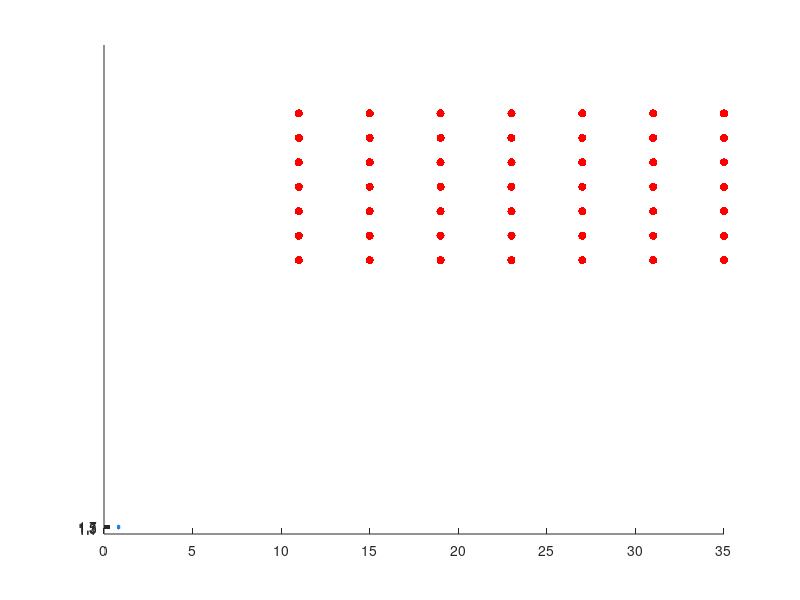

MATLAB code to generate this figure: (Note: this script raises an error after producing the figure.)

function figure_grids_Jan06

vary_fu_g=.8:.001:.85;%to match the grid from figure_genotype_clouds_all_Jan02
vary_FT_g=0:.02:3;%to match the grid from figure_genotype_clouds_all_Jan02

c=[.7 .7 0];
blue_lines=[0 .5172 .5862];
blue_lines=[.1 .5 1];
red_lines=[1 0 0];
%[centerEE,centerFA,radius]=draw_genotype_radius_1215(0.826,1.4157,0,3,'b');
vary_fu=[.814,.815,.817,.818,.819,.820,.822,.825,.826,.830,.834,.835,.838,.842,.845];
GenotypeGrid_fu=[.810,.811,.814,.817,.82,.822,.826,.83,.834];%,.838,.842,.845];
GenotypeGrid_fu=.810:.004:.834;
GenotypeGrid_FT=[1.1:.1:1.7];
size(GenotypeGrid_fu,2)*size(GenotypeGrid_FT,2)
f=11;
figure(f)
for i=1:size(GenotypeGrid_fu,2)
    for j=1:size(GenotypeGrid_FT,2) 
            i2=min(find(abs(vary_fu_g-GenotypeGrid_fu(i))==min(abs(vary_fu_g-GenotypeGrid_fu(i)))));
            j2=min(find(abs(vary_FT_g-GenotypeGrid_FT(j))==min(abs(vary_FT_g-GenotypeGrid_FT(j)))));
        scatter(i2,j2,'filled','MarkerFaceColor','r')
        hold on
    end
end
figure(f)
for i=1:(size(GenotypeGrid_fu,2)-1)
    for j=1:size(GenotypeGrid_FT,2) 
        line([GenotypeGrid_fu(i),GenotypeGrid_fu(i+1)],[GenotypeGrid_FT(j),GenotypeGrid_FT(j)],'Color',red_lines,'LineWidth',2)
        hold on
    end
end
for i=1:size(GenotypeGrid_fu,2)
    for j=1:(size(GenotypeGrid_FT,2)-1) 
        line([GenotypeGrid_fu(i),GenotypeGrid_fu(i)],[GenotypeGrid_FT(j),GenotypeGrid_FT(j+1)],'Color',blue_lines,'LineWidth',2)
        hold on
    end
end
set(gca,'YTick',[1.1:.2:1.7])

draw_LALIspace_Dec18(f,'k');
xlim([.806,.838])
ylim([1.01,1.79])
box on
set(gca,'FontSize',22)
xlabel('Activation Rate fu')
ylabel('Threshold Relative to Mean')
axis square




% figure(102)
% f=102;
PhenotypeMatrix=zeros(size(GenotypeGrid_fu,2),size(GenotypeGrid_FT,2));
PhenotypeMatrix(:,:,1) =[0.5590    0.5449    0.5362    0.5221    0.5108    0.5019    0.4880
    0.6795    0.6637    0.6521    0.6345    0.6234    0.6112    0.6007
    0.7740    0.7570    0.7421    0.7236    0.7123    0.6970    0.6830
    0.8607    0.8426    0.8264    0.8095    0.7968    0.7769    0.7580
    0.9144    0.9039    0.8902    0.8652    0.8471    0.8232    0.8034
    0.9429    0.9380    0.9258    0.9064    0.8862    0.8652    0.8389
    0.9319    0.9436    0.9340    0.9141    0.8937    0.8705    0.8406];
PhenotypeMatrix(:,:,2) =[0.7349    0.5974    0.4696    0.3492    0.2355    0.1273    0.0247
    0.8427    0.6919    0.5499    0.4140    0.2861    0.1660    0.0518
    0.9613    0.7904    0.6279    0.4756    0.3319    0.1950    0.0652
    1.0837    0.8884    0.7025    0.5272    0.3612    0.2040    0.0544
    1.2059    0.9765    0.7582    0.5507    0.3557    0.1713   -0.0020
    1.3374    1.0625    0.7993    0.5481    0.3119    0.0912   -0.1130
    1.4351    1.0955    0.7707    0.4632    0.1776   -0.0845   -0.3225];

% Make PhenotypeMatrix
% count=0;
% PhenotypeMatrix=zeros(size(GenotypeGrid_fu,2),size(GenotypeGrid_FT,2),2);
% for i=1:size(GenotypeGrid_fu,2)
%     for j=1:size(GenotypeGrid_FT,2) 
%         count=count+1
%         fu=GenotypeGrid_fu(i);
%         FT=GenotypeGrid_FT(j);
%         [centerEE,centerFA,radius]=draw_genotype_radius_1215(fu,FT,0,f,'b');
%         PhenotypeMatrix(i,j,1)=centerEE;
%         PhenotypeMatrix(i,j,2)=centerFA;
%         hold on
%     end
% end
figure(107)
% for i=1:size(GenotypeGrid_fu,2)
%     for j=1:size(GenotypeGrid_FT,2) 
%         scatter(PhenotypeMatrix(i,j,1),PhenotypeMatrix(i,j,2),'filled','MarkerFaceColor',c)
%         hold on
%     end
% end

for i=1:(size(GenotypeGrid_fu,2)-1)
    for j=1:size(GenotypeGrid_FT,2) 
        line([PhenotypeMatrix(i,j,1),PhenotypeMatrix(i+1,j,1)],[PhenotypeMatrix(i,j,2),PhenotypeMatrix(i+1,j,2)],'Color',red_lines,'LineWidth',2)
        hold on
    end
end
for i=1:(size(GenotypeGrid_fu,2))
    for j=1:(size(GenotypeGrid_FT,2)-1) 
        line([PhenotypeMatrix(i,j,1),PhenotypeMatrix(i,j+1,1)],[PhenotypeMatrix(i,j,2),PhenotypeMatrix(i,j+1,2)],'Color',blue_lines,'LineWidth',2)
        hold on
    end
end

[Xmin,Xmax,Xm,Xticks,Ymin,Ymax,Ym,Yticks]=draw_natural_phenotypes_Dec18(.0,'k')

y=4;%'FA'
Yticks=0.15:0.05:.45;
%Yticks=0.2:0.1:.4;
Yticks2=Ym*(Yticks-Ymax)+1;
set(gca,'YTick',Yticks2)
set(gca,'YTickLabel',Yticks)
xlim([.4,1.1])
ylim([-.5,1.6])
axis square

